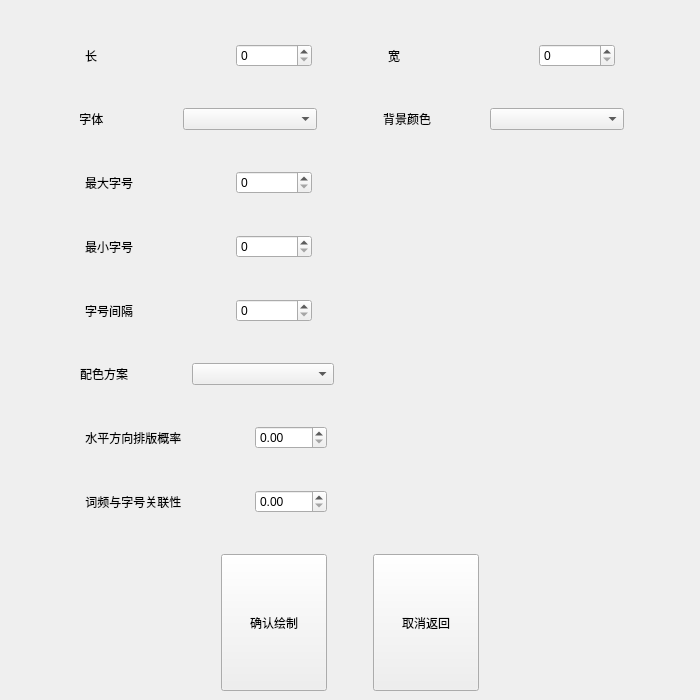
<?xml version="1.0" encoding="UTF-8"?>
<ui version="4.0">
 <class>MainWindow</class>
 <widget class="QMainWindow" name="MainWindow">
  <property name="windowModality">
   <enum>Qt::NonModal</enum>
  </property>
  <property name="geometry">
   <rect>
    <x>0</x>
    <y>0</y>
    <width>700</width>
    <height>700</height>
   </rect>
  </property>
  <property name="windowTitle">
   <string>FREE词云绘制软件——词云图高级设置</string>
  </property>
  <widget class="QWidget" name="centralwidget">
   <property name="sizePolicy">
    <sizepolicy hsizetype="Maximum" vsizetype="Maximum">
     <horstretch>0</horstretch>
     <verstretch>0</verstretch>
    </sizepolicy>
   </property>
   <layout class="QHBoxLayout" name="horizontalLayout_10">
    <item>
     <layout class="QVBoxLayout" name="verticalLayout_2" stretch="0,0,0,0,0,0,0,0,0,0,0,0,0,0,0,0,0,0">
      <item>
       <spacer name="verticalSpacer_9">
        <property name="orientation">
         <enum>Qt::Vertical</enum>
        </property>
        <property name="sizeType">
         <enum>QSizePolicy::Preferred</enum>
        </property>
        <property name="sizeHint" stdset="0">
         <size>
          <width>20</width>
          <height>35</height>
         </size>
        </property>
       </spacer>
      </item>
      <item>
       <layout class="QHBoxLayout" name="horizontalLayout" stretch="1,1,1,1,1,1,1,1,1">
        <property name="spacing">
         <number>0</number>
        </property>
        <item>
         <spacer name="horizontalSpacer_27">
          <property name="orientation">
           <enum>Qt::Horizontal</enum>
          </property>
          <property name="sizeHint" stdset="0">
           <size>
            <width>40</width>
            <height>20</height>
           </size>
          </property>
         </spacer>
        </item>
        <item>
         <widget class="QLabel" name="label">
          <property name="sizePolicy">
           <sizepolicy hsizetype="Ignored" vsizetype="Preferred">
            <horstretch>0</horstretch>
            <verstretch>0</verstretch>
           </sizepolicy>
          </property>
          <property name="text">
           <string>长</string>
          </property>
         </widget>
        </item>
        <item>
         <spacer name="horizontalSpacer_28">
          <property name="orientation">
           <enum>Qt::Horizontal</enum>
          </property>
          <property name="sizeHint" stdset="0">
           <size>
            <width>40</width>
            <height>20</height>
           </size>
          </property>
         </spacer>
        </item>
        <item>
         <widget class="QSpinBox" name="spinBoxL">
          <property name="sizePolicy">
           <sizepolicy hsizetype="Ignored" vsizetype="Fixed">
            <horstretch>0</horstretch>
            <verstretch>0</verstretch>
           </sizepolicy>
          </property>
          <property name="maximum">
           <number>1920</number>
          </property>
         </widget>
        </item>
        <item>
         <spacer name="horizontalSpacer_29">
          <property name="orientation">
           <enum>Qt::Horizontal</enum>
          </property>
          <property name="sizeHint" stdset="0">
           <size>
            <width>40</width>
            <height>20</height>
           </size>
          </property>
         </spacer>
        </item>
        <item>
         <widget class="QLabel" name="label_2">
          <property name="sizePolicy">
           <sizepolicy hsizetype="Ignored" vsizetype="Preferred">
            <horstretch>0</horstretch>
            <verstretch>0</verstretch>
           </sizepolicy>
          </property>
          <property name="text">
           <string>宽</string>
          </property>
         </widget>
        </item>
        <item>
         <spacer name="horizontalSpacer_30">
          <property name="orientation">
           <enum>Qt::Horizontal</enum>
          </property>
          <property name="sizeHint" stdset="0">
           <size>
            <width>40</width>
            <height>20</height>
           </size>
          </property>
         </spacer>
        </item>
        <item>
         <widget class="QSpinBox" name="spinBoxW">
          <property name="sizePolicy">
           <sizepolicy hsizetype="Ignored" vsizetype="Fixed">
            <horstretch>0</horstretch>
            <verstretch>0</verstretch>
           </sizepolicy>
          </property>
          <property name="maximum">
           <number>1080</number>
          </property>
         </widget>
        </item>
        <item>
         <spacer name="horizontalSpacer_31">
          <property name="orientation">
           <enum>Qt::Horizontal</enum>
          </property>
          <property name="sizeHint" stdset="0">
           <size>
            <width>40</width>
            <height>20</height>
           </size>
          </property>
         </spacer>
        </item>
       </layout>
      </item>
      <item>
       <spacer name="verticalSpacer">
        <property name="orientation">
         <enum>Qt::Vertical</enum>
        </property>
        <property name="sizeType">
         <enum>QSizePolicy::Preferred</enum>
        </property>
        <property name="sizeHint" stdset="0">
         <size>
          <width>20</width>
          <height>35</height>
         </size>
        </property>
       </spacer>
      </item>
      <item>
       <layout class="QHBoxLayout" name="horizontalLayout_2" stretch="1,1,0,2,1,1,0,2,1">
        <property name="spacing">
         <number>0</number>
        </property>
        <item>
         <spacer name="horizontalSpacer_22">
          <property name="orientation">
           <enum>Qt::Horizontal</enum>
          </property>
          <property name="sizeHint" stdset="0">
           <size>
            <width>40</width>
            <height>20</height>
           </size>
          </property>
         </spacer>
        </item>
        <item>
         <widget class="QLabel" name="label_3">
          <property name="sizePolicy">
           <sizepolicy hsizetype="Ignored" vsizetype="Preferred">
            <horstretch>0</horstretch>
            <verstretch>0</verstretch>
           </sizepolicy>
          </property>
          <property name="text">
           <string> 字体</string>
          </property>
         </widget>
        </item>
        <item>
         <spacer name="horizontalSpacer_24">
          <property name="orientation">
           <enum>Qt::Horizontal</enum>
          </property>
          <property name="sizeType">
           <enum>QSizePolicy::Preferred</enum>
          </property>
          <property name="sizeHint" stdset="0">
           <size>
            <width>40</width>
            <height>20</height>
           </size>
          </property>
         </spacer>
        </item>
        <item>
         <widget class="QComboBox" name="comboBoxFont">
          <property name="sizePolicy">
           <sizepolicy hsizetype="Ignored" vsizetype="Fixed">
            <horstretch>0</horstretch>
            <verstretch>0</verstretch>
           </sizepolicy>
          </property>
         </widget>
        </item>
        <item>
         <spacer name="horizontalSpacer_23">
          <property name="orientation">
           <enum>Qt::Horizontal</enum>
          </property>
          <property name="sizeHint" stdset="0">
           <size>
            <width>40</width>
            <height>20</height>
           </size>
          </property>
         </spacer>
        </item>
        <item>
         <widget class="QLabel" name="label_4">
          <property name="sizePolicy">
           <sizepolicy hsizetype="Expanding" vsizetype="Preferred">
            <horstretch>0</horstretch>
            <verstretch>0</verstretch>
           </sizepolicy>
          </property>
          <property name="text">
           <string>背景颜色 </string>
          </property>
         </widget>
        </item>
        <item>
         <spacer name="horizontalSpacer_25">
          <property name="orientation">
           <enum>Qt::Horizontal</enum>
          </property>
          <property name="sizeType">
           <enum>QSizePolicy::Preferred</enum>
          </property>
          <property name="sizeHint" stdset="0">
           <size>
            <width>40</width>
            <height>20</height>
           </size>
          </property>
         </spacer>
        </item>
        <item>
         <widget class="QComboBox" name="comboBoxBackground">
          <property name="sizePolicy">
           <sizepolicy hsizetype="Ignored" vsizetype="Fixed">
            <horstretch>0</horstretch>
            <verstretch>0</verstretch>
           </sizepolicy>
          </property>
         </widget>
        </item>
        <item>
         <spacer name="horizontalSpacer_26">
          <property name="orientation">
           <enum>Qt::Horizontal</enum>
          </property>
          <property name="sizeHint" stdset="0">
           <size>
            <width>40</width>
            <height>20</height>
           </size>
          </property>
         </spacer>
        </item>
       </layout>
      </item>
      <item>
       <spacer name="verticalSpacer_2">
        <property name="orientation">
         <enum>Qt::Vertical</enum>
        </property>
        <property name="sizeType">
         <enum>QSizePolicy::Preferred</enum>
        </property>
        <property name="sizeHint" stdset="0">
         <size>
          <width>20</width>
          <height>35</height>
         </size>
        </property>
       </spacer>
      </item>
      <item>
       <layout class="QHBoxLayout" name="horizontalLayout_3" stretch="1,1,1,1,5">
        <property name="spacing">
         <number>0</number>
        </property>
        <item>
         <spacer name="horizontalSpacer_13">
          <property name="orientation">
           <enum>Qt::Horizontal</enum>
          </property>
          <property name="sizeHint" stdset="0">
           <size>
            <width>40</width>
            <height>20</height>
           </size>
          </property>
         </spacer>
        </item>
        <item>
         <widget class="QLabel" name="label_6">
          <property name="sizePolicy">
           <sizepolicy hsizetype="Ignored" vsizetype="Preferred">
            <horstretch>0</horstretch>
            <verstretch>0</verstretch>
           </sizepolicy>
          </property>
          <property name="text">
           <string>最大字号</string>
          </property>
         </widget>
        </item>
        <item>
         <spacer name="horizontalSpacer_14">
          <property name="orientation">
           <enum>Qt::Horizontal</enum>
          </property>
          <property name="sizeHint" stdset="0">
           <size>
            <width>40</width>
            <height>20</height>
           </size>
          </property>
         </spacer>
        </item>
        <item>
         <widget class="QSpinBox" name="spinBoxMax">
          <property name="sizePolicy">
           <sizepolicy hsizetype="Ignored" vsizetype="Fixed">
            <horstretch>0</horstretch>
            <verstretch>0</verstretch>
           </sizepolicy>
          </property>
         </widget>
        </item>
        <item>
         <spacer name="horizontalSpacer_19">
          <property name="orientation">
           <enum>Qt::Horizontal</enum>
          </property>
          <property name="sizeHint" stdset="0">
           <size>
            <width>40</width>
            <height>20</height>
           </size>
          </property>
         </spacer>
        </item>
       </layout>
      </item>
      <item>
       <spacer name="verticalSpacer_3">
        <property name="orientation">
         <enum>Qt::Vertical</enum>
        </property>
        <property name="sizeType">
         <enum>QSizePolicy::Preferred</enum>
        </property>
        <property name="sizeHint" stdset="0">
         <size>
          <width>20</width>
          <height>35</height>
         </size>
        </property>
       </spacer>
      </item>
      <item>
       <layout class="QHBoxLayout" name="horizontalLayout_4" stretch="1,1,1,1,5">
        <property name="spacing">
         <number>0</number>
        </property>
        <item>
         <spacer name="horizontalSpacer_12">
          <property name="orientation">
           <enum>Qt::Horizontal</enum>
          </property>
          <property name="sizeHint" stdset="0">
           <size>
            <width>40</width>
            <height>20</height>
           </size>
          </property>
         </spacer>
        </item>
        <item>
         <widget class="QLabel" name="label_5">
          <property name="text">
           <string>最小字号</string>
          </property>
         </widget>
        </item>
        <item>
         <spacer name="horizontalSpacer_15">
          <property name="orientation">
           <enum>Qt::Horizontal</enum>
          </property>
          <property name="sizeHint" stdset="0">
           <size>
            <width>40</width>
            <height>20</height>
           </size>
          </property>
         </spacer>
        </item>
        <item>
         <widget class="QSpinBox" name="spinBoxMin"/>
        </item>
        <item>
         <spacer name="horizontalSpacer_20">
          <property name="orientation">
           <enum>Qt::Horizontal</enum>
          </property>
          <property name="sizeHint" stdset="0">
           <size>
            <width>40</width>
            <height>20</height>
           </size>
          </property>
         </spacer>
        </item>
       </layout>
      </item>
      <item>
       <spacer name="verticalSpacer_4">
        <property name="orientation">
         <enum>Qt::Vertical</enum>
        </property>
        <property name="sizeType">
         <enum>QSizePolicy::Preferred</enum>
        </property>
        <property name="sizeHint" stdset="0">
         <size>
          <width>20</width>
          <height>35</height>
         </size>
        </property>
       </spacer>
      </item>
      <item>
       <layout class="QHBoxLayout" name="horizontalLayout_5" stretch="1,1,1,1,5">
        <property name="spacing">
         <number>0</number>
        </property>
        <item>
         <spacer name="horizontalSpacer_11">
          <property name="orientation">
           <enum>Qt::Horizontal</enum>
          </property>
          <property name="sizeHint" stdset="0">
           <size>
            <width>40</width>
            <height>20</height>
           </size>
          </property>
         </spacer>
        </item>
        <item>
         <widget class="QLabel" name="label_7">
          <property name="text">
           <string>字号间隔</string>
          </property>
         </widget>
        </item>
        <item>
         <spacer name="horizontalSpacer_16">
          <property name="orientation">
           <enum>Qt::Horizontal</enum>
          </property>
          <property name="sizeHint" stdset="0">
           <size>
            <width>40</width>
            <height>20</height>
           </size>
          </property>
         </spacer>
        </item>
        <item>
         <widget class="QSpinBox" name="spinBoxStep"/>
        </item>
        <item>
         <spacer name="horizontalSpacer_21">
          <property name="orientation">
           <enum>Qt::Horizontal</enum>
          </property>
          <property name="sizeHint" stdset="0">
           <size>
            <width>40</width>
            <height>20</height>
           </size>
          </property>
         </spacer>
        </item>
       </layout>
      </item>
      <item>
       <spacer name="verticalSpacer_5">
        <property name="orientation">
         <enum>Qt::Vertical</enum>
        </property>
        <property name="sizeType">
         <enum>QSizePolicy::Preferred</enum>
        </property>
        <property name="sizeHint" stdset="0">
         <size>
          <width>20</width>
          <height>35</height>
         </size>
        </property>
       </spacer>
      </item>
      <item>
       <layout class="QHBoxLayout" name="horizontalLayout_6" stretch="1,1,0,2,5">
        <property name="spacing">
         <number>0</number>
        </property>
        <item>
         <spacer name="horizontalSpacer_17">
          <property name="orientation">
           <enum>Qt::Horizontal</enum>
          </property>
          <property name="sizeHint" stdset="0">
           <size>
            <width>40</width>
            <height>20</height>
           </size>
          </property>
         </spacer>
        </item>
        <item>
         <widget class="QLabel" name="label_10">
          <property name="text">
           <string>配色方案</string>
          </property>
         </widget>
        </item>
        <item>
         <spacer name="horizontalSpacer_10">
          <property name="orientation">
           <enum>Qt::Horizontal</enum>
          </property>
          <property name="sizeHint" stdset="0">
           <size>
            <width>40</width>
            <height>20</height>
           </size>
          </property>
         </spacer>
        </item>
        <item>
         <widget class="QComboBox" name="comboBoxColour"/>
        </item>
        <item>
         <spacer name="horizontalSpacer_18">
          <property name="orientation">
           <enum>Qt::Horizontal</enum>
          </property>
          <property name="sizeHint" stdset="0">
           <size>
            <width>40</width>
            <height>20</height>
           </size>
          </property>
         </spacer>
        </item>
       </layout>
      </item>
      <item>
       <spacer name="verticalSpacer_6">
        <property name="orientation">
         <enum>Qt::Vertical</enum>
        </property>
        <property name="sizeType">
         <enum>QSizePolicy::Preferred</enum>
        </property>
        <property name="sizeHint" stdset="0">
         <size>
          <width>20</width>
          <height>35</height>
         </size>
        </property>
       </spacer>
      </item>
      <item>
       <layout class="QHBoxLayout" name="horizontalLayout_7" stretch="1,1,1,1,5">
        <property name="spacing">
         <number>0</number>
        </property>
        <item>
         <spacer name="horizontalSpacer_7">
          <property name="orientation">
           <enum>Qt::Horizontal</enum>
          </property>
          <property name="sizeHint" stdset="0">
           <size>
            <width>40</width>
            <height>20</height>
           </size>
          </property>
         </spacer>
        </item>
        <item>
         <widget class="QLabel" name="label_8">
          <property name="text">
           <string> 水平方向排版概率</string>
          </property>
         </widget>
        </item>
        <item>
         <spacer name="horizontalSpacer_8">
          <property name="orientation">
           <enum>Qt::Horizontal</enum>
          </property>
          <property name="sizeHint" stdset="0">
           <size>
            <width>40</width>
            <height>20</height>
           </size>
          </property>
         </spacer>
        </item>
        <item>
         <widget class="QDoubleSpinBox" name="spinBoxFreq"/>
        </item>
        <item>
         <spacer name="horizontalSpacer_9">
          <property name="orientation">
           <enum>Qt::Horizontal</enum>
          </property>
          <property name="sizeHint" stdset="0">
           <size>
            <width>40</width>
            <height>20</height>
           </size>
          </property>
         </spacer>
        </item>
       </layout>
      </item>
      <item>
       <spacer name="verticalSpacer_7">
        <property name="orientation">
         <enum>Qt::Vertical</enum>
        </property>
        <property name="sizeType">
         <enum>QSizePolicy::Preferred</enum>
        </property>
        <property name="sizeHint" stdset="0">
         <size>
          <width>20</width>
          <height>35</height>
         </size>
        </property>
       </spacer>
      </item>
      <item>
       <layout class="QHBoxLayout" name="horizontalLayout_8" stretch="1,1,1,1,5">
        <property name="spacing">
         <number>0</number>
        </property>
        <item>
         <spacer name="horizontalSpacer_5">
          <property name="orientation">
           <enum>Qt::Horizontal</enum>
          </property>
          <property name="sizeHint" stdset="0">
           <size>
            <width>40</width>
            <height>20</height>
           </size>
          </property>
         </spacer>
        </item>
        <item>
         <widget class="QLabel" name="label_9">
          <property name="text">
           <string> 词频与字号关联性</string>
          </property>
         </widget>
        </item>
        <item>
         <spacer name="horizontalSpacer_4">
          <property name="orientation">
           <enum>Qt::Horizontal</enum>
          </property>
          <property name="sizeHint" stdset="0">
           <size>
            <width>40</width>
            <height>20</height>
           </size>
          </property>
         </spacer>
        </item>
        <item>
         <widget class="QDoubleSpinBox" name="SpinBoxRele"/>
        </item>
        <item>
         <spacer name="horizontalSpacer_6">
          <property name="orientation">
           <enum>Qt::Horizontal</enum>
          </property>
          <property name="sizeHint" stdset="0">
           <size>
            <width>40</width>
            <height>20</height>
           </size>
          </property>
         </spacer>
        </item>
       </layout>
      </item>
      <item>
       <spacer name="verticalSpacer_8">
        <property name="orientation">
         <enum>Qt::Vertical</enum>
        </property>
        <property name="sizeType">
         <enum>QSizePolicy::Preferred</enum>
        </property>
        <property name="sizeHint" stdset="0">
         <size>
          <width>20</width>
          <height>35</height>
         </size>
        </property>
       </spacer>
      </item>
      <item>
       <layout class="QHBoxLayout" name="horizontalLayout_9" stretch="2,1,0,1,2">
        <item>
         <spacer name="horizontalSpacer">
          <property name="orientation">
           <enum>Qt::Horizontal</enum>
          </property>
          <property name="sizeHint" stdset="0">
           <size>
            <width>40</width>
            <height>20</height>
           </size>
          </property>
         </spacer>
        </item>
        <item>
         <widget class="QPushButton" name="ButtonBegin">
          <property name="sizePolicy">
           <sizepolicy hsizetype="Preferred" vsizetype="Preferred">
            <horstretch>0</horstretch>
            <verstretch>0</verstretch>
           </sizepolicy>
          </property>
          <property name="text">
           <string>确认绘制</string>
          </property>
         </widget>
        </item>
        <item>
         <spacer name="horizontalSpacer_2">
          <property name="orientation">
           <enum>Qt::Horizontal</enum>
          </property>
          <property name="sizeHint" stdset="0">
           <size>
            <width>40</width>
            <height>20</height>
           </size>
          </property>
         </spacer>
        </item>
        <item>
         <widget class="QPushButton" name="ButtonBack">
          <property name="sizePolicy">
           <sizepolicy hsizetype="Preferred" vsizetype="Preferred">
            <horstretch>0</horstretch>
            <verstretch>0</verstretch>
           </sizepolicy>
          </property>
          <property name="text">
           <string>取消返回</string>
          </property>
         </widget>
        </item>
        <item>
         <spacer name="horizontalSpacer_3">
          <property name="orientation">
           <enum>Qt::Horizontal</enum>
          </property>
          <property name="sizeHint" stdset="0">
           <size>
            <width>40</width>
            <height>20</height>
           </size>
          </property>
         </spacer>
        </item>
       </layout>
      </item>
     </layout>
    </item>
   </layout>
  </widget>
 </widget>
 <resources/>
 <connections/>
</ui>
